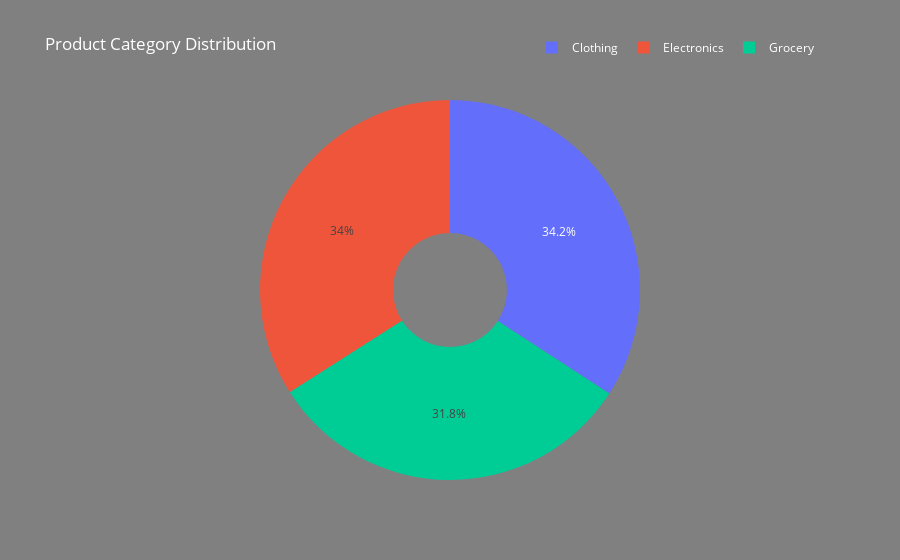

Notebook source saved alongside this figure:
### Markdown cell above
# Poduct Category Breakdown

### Code cell
# Create frequency table for 'ProductCategory'
frequency_table = DroppedColumn['ProductCategory'].value_counts()

# Prepare data for the pie chart
labels = frequency_table.index
values = frequency_table.values

# Create an interactive pie chart
fig = go.Figure(data=[go.Pie(labels=labels, values=values, hole=0.3)])

# Update layout
fig.update_layout(
    title='Product Category Distribution',
    paper_bgcolor='grey',  # Background color for the entire figure
    plot_bgcolor='grey',   # Background color for the plot area
    font=dict(color='white'),  # Text color
    legend=dict(orientation='h', yanchor='bottom', y=1.1, xanchor='right', x=1)  # Adjust legend position
)

# Show the plot
fig.show()

### Figure 1 — Plotly figure (JSON) as saved in the notebook; plotly's stock layout.template omitted (floating-point values rounded to 4 significant figures)
{"data": [{"hole": 0.3, "labels": ["Clothing", "Electronics", "Grocery"], "type": "pie", "values": [786, 783, 731]}], "layout": {"autosize": true, "font": {"color": "white"}, "legend": {"orientation": "h", "x": 1, "xanchor": "right", "y": 1.1, "yanchor": "bottom"}, "paper_bgcolor": "grey", "plot_bgcolor": "grey", "title": {"text": "Product Category Distribution"}}}
